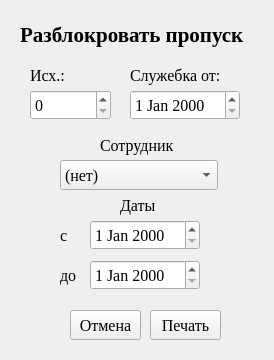
<?xml version="1.0" encoding="UTF-8"?>
<ui version="4.0">
 <class>Form</class>
 <widget class="QWidget" name="Form">
  <property name="geometry">
   <rect>
    <x>0</x>
    <y>0</y>
    <width>274</width>
    <height>360</height>
   </rect>
  </property>
  <property name="windowTitle">
   <string>Form</string>
  </property>
  <widget class="QDateEdit" name="d_from">
   <property name="enabled">
    <bool>true</bool>
   </property>
   <property name="geometry">
    <rect>
     <x>90</x>
     <y>220</y>
     <width>110</width>
     <height>30</height>
    </rect>
   </property>
   <property name="font">
    <font>
     <family>Times New Roman</family>
     <pointsize>12</pointsize>
    </font>
   </property>
  </widget>
  <widget class="QDateEdit" name="d_to">
   <property name="geometry">
    <rect>
     <x>90</x>
     <y>260</y>
     <width>110</width>
     <height>30</height>
    </rect>
   </property>
   <property name="font">
    <font>
     <family>Times New Roman</family>
     <pointsize>12</pointsize>
    </font>
   </property>
  </widget>
  <widget class="QLabel" name="label">
   <property name="geometry">
    <rect>
     <x>60</x>
     <y>220</y>
     <width>49</width>
     <height>30</height>
    </rect>
   </property>
   <property name="font">
    <font>
     <family>Times New Roman</family>
     <pointsize>12</pointsize>
    </font>
   </property>
   <property name="text">
    <string>с</string>
   </property>
  </widget>
  <widget class="QLabel" name="label_2">
   <property name="geometry">
    <rect>
     <x>60</x>
     <y>260</y>
     <width>31</width>
     <height>30</height>
    </rect>
   </property>
   <property name="font">
    <font>
     <family>Times New Roman</family>
     <pointsize>12</pointsize>
    </font>
   </property>
   <property name="text">
    <string>до</string>
   </property>
  </widget>
  <widget class="QLabel" name="label_4">
   <property name="geometry">
    <rect>
     <x>120</x>
     <y>190</y>
     <width>49</width>
     <height>30</height>
    </rect>
   </property>
   <property name="font">
    <font>
     <family>Times New Roman</family>
     <pointsize>12</pointsize>
    </font>
   </property>
   <property name="text">
    <string>Даты</string>
   </property>
  </widget>
  <widget class="QLabel" name="label_5">
   <property name="geometry">
    <rect>
     <x>100</x>
     <y>130</y>
     <width>81</width>
     <height>30</height>
    </rect>
   </property>
   <property name="font">
    <font>
     <family>Times New Roman</family>
     <pointsize>12</pointsize>
    </font>
   </property>
   <property name="text">
    <string>Сотрудник</string>
   </property>
  </widget>
  <widget class="QLabel" name="label_6">
   <property name="geometry">
    <rect>
     <x>20</x>
     <y>20</y>
     <width>241</width>
     <height>30</height>
    </rect>
   </property>
   <property name="font">
    <font>
     <family>Times New Roman</family>
     <pointsize>16</pointsize>
     <bold>true</bold>
    </font>
   </property>
   <property name="text">
    <string>Разблокровать пропуск</string>
   </property>
  </widget>
  <widget class="QPushButton" name="b_ok">
   <property name="geometry">
    <rect>
     <x>150</x>
     <y>310</y>
     <width>71</width>
     <height>30</height>
    </rect>
   </property>
   <property name="font">
    <font>
     <family>Times New Roman</family>
     <pointsize>12</pointsize>
    </font>
   </property>
   <property name="text">
    <string>Печать</string>
   </property>
  </widget>
  <widget class="QPushButton" name="b_cancel">
   <property name="geometry">
    <rect>
     <x>70</x>
     <y>310</y>
     <width>71</width>
     <height>30</height>
    </rect>
   </property>
   <property name="font">
    <font>
     <family>Times New Roman</family>
     <pointsize>12</pointsize>
    </font>
   </property>
   <property name="text">
    <string>Отмена</string>
   </property>
  </widget>
  <widget class="QDateEdit" name="d_note">
   <property name="geometry">
    <rect>
     <x>130</x>
     <y>90</y>
     <width>110</width>
     <height>30</height>
    </rect>
   </property>
   <property name="font">
    <font>
     <family>Times New Roman</family>
     <pointsize>12</pointsize>
    </font>
   </property>
  </widget>
  <widget class="QLabel" name="label_7">
   <property name="geometry">
    <rect>
     <x>130</x>
     <y>60</y>
     <width>101</width>
     <height>30</height>
    </rect>
   </property>
   <property name="font">
    <font>
     <family>Times New Roman</family>
     <pointsize>12</pointsize>
    </font>
   </property>
   <property name="text">
    <string>Служебка от:</string>
   </property>
  </widget>
  <widget class="QSpinBox" name="number">
   <property name="geometry">
    <rect>
     <x>30</x>
     <y>90</y>
     <width>81</width>
     <height>30</height>
    </rect>
   </property>
   <property name="font">
    <font>
     <family>Times New Roman</family>
     <pointsize>12</pointsize>
    </font>
   </property>
   <property name="maximum">
    <number>10000</number>
   </property>
  </widget>
  <widget class="QLabel" name="label_8">
   <property name="geometry">
    <rect>
     <x>30</x>
     <y>60</y>
     <width>49</width>
     <height>30</height>
    </rect>
   </property>
   <property name="font">
    <font>
     <family>Times New Roman</family>
     <pointsize>12</pointsize>
    </font>
   </property>
   <property name="text">
    <string>Исх.:</string>
   </property>
  </widget>
  <widget class="QComboBox" name="cb_worker">
   <property name="geometry">
    <rect>
     <x>60</x>
     <y>160</y>
     <width>158</width>
     <height>30</height>
    </rect>
   </property>
   <property name="font">
    <font>
     <family>Times New Roman</family>
     <pointsize>12</pointsize>
    </font>
   </property>
   <item>
    <property name="text">
     <string>(нет)</string>
    </property>
   </item>
  </widget>
 </widget>
 <resources/>
 <connections/>
</ui>
